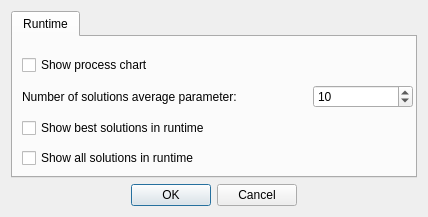
<?xml version="1.0" encoding="UTF-8"?>
<ui version="4.0">
 <class>main_options</class>
 <widget class="QDialog" name="main_options">
  <property name="geometry">
   <rect>
    <x>0</x>
    <y>0</y>
    <width>428</width>
    <height>217</height>
   </rect>
  </property>
  <property name="windowTitle">
   <string>Problem solver options</string>
  </property>
  <layout class="QGridLayout" name="gridLayout">
   <item row="0" column="0">
    <widget class="QTabWidget" name="tabWidget">
     <property name="currentIndex">
      <number>0</number>
     </property>
     <widget class="QWidget" name="runtime_tab">
      <attribute name="title">
       <string>Runtime</string>
      </attribute>
      <widget class="QWidget" name="layoutWidget">
       <property name="geometry">
        <rect>
         <x>9</x>
         <y>14</y>
         <width>391</width>
         <height>121</height>
        </rect>
       </property>
       <layout class="QVBoxLayout" name="verticalLayout">
        <item>
         <widget class="QCheckBox" name="runtime_chart">
          <property name="toolTip">
           <string>&lt;html&gt;&lt;head/&gt;&lt;body&gt;&lt;p&gt;This option turns on a dynamic runtime chart that shows the changing of the solutions costs&lt;/p&gt;&lt;/body&gt;&lt;/html&gt;</string>
          </property>
          <property name="text">
           <string>Show process chart</string>
          </property>
         </widget>
        </item>
        <item>
         <layout class="QHBoxLayout" name="horizontalLayout">
          <property name="sizeConstraint">
           <enum>QLayout::SetFixedSize</enum>
          </property>
          <item>
           <widget class="QLabel" name="avg_solution_label">
            <property name="minimumSize">
             <size>
              <width>0</width>
              <height>0</height>
             </size>
            </property>
            <property name="text">
             <string>Number of solutions average parameter:</string>
            </property>
           </widget>
          </item>
          <item>
           <widget class="QSpinBox" name="avg_solution">
            <property name="maximumSize">
             <size>
              <width>100</width>
              <height>16777215</height>
             </size>
            </property>
            <property name="minimum">
             <number>1</number>
            </property>
            <property name="value">
             <number>10</number>
            </property>
           </widget>
          </item>
         </layout>
        </item>
        <item>
         <widget class="QCheckBox" name="runtime_best">
          <property name="toolTip">
           <string>&lt;html&gt;&lt;head/&gt;&lt;body&gt;&lt;p&gt;You will see each new best solution dynamically&lt;/p&gt;&lt;/body&gt;&lt;/html&gt;</string>
          </property>
          <property name="text">
           <string>Show best solutions in runtime</string>
          </property>
         </widget>
        </item>
        <item>
         <widget class="QCheckBox" name="runtime_solution">
          <property name="toolTip">
           <string>&lt;html&gt;&lt;head/&gt;&lt;body&gt;&lt;p&gt;You will see how solutions are chaning during problem solving. This option may slow down the whole work process&lt;/p&gt;&lt;/body&gt;&lt;/html&gt;</string>
          </property>
          <property name="text">
           <string>Show all solutions in runtime</string>
          </property>
         </widget>
        </item>
       </layout>
      </widget>
     </widget>
    </widget>
   </item>
   <item row="1" column="0">
    <widget class="QDialogButtonBox" name="buttonBox">
     <property name="orientation">
      <enum>Qt::Horizontal</enum>
     </property>
     <property name="standardButtons">
      <set>QDialogButtonBox::Cancel|QDialogButtonBox::Ok</set>
     </property>
     <property name="centerButtons">
      <bool>true</bool>
     </property>
    </widget>
   </item>
  </layout>
 </widget>
 <resources/>
 <connections>
  <connection>
   <sender>buttonBox</sender>
   <signal>accepted()</signal>
   <receiver>main_options</receiver>
   <slot>accept()</slot>
   <hints>
    <hint type="sourcelabel">
     <x>248</x>
     <y>254</y>
    </hint>
    <hint type="destinationlabel">
     <x>157</x>
     <y>274</y>
    </hint>
   </hints>
  </connection>
  <connection>
   <sender>buttonBox</sender>
   <signal>rejected()</signal>
   <receiver>main_options</receiver>
   <slot>reject()</slot>
   <hints>
    <hint type="sourcelabel">
     <x>316</x>
     <y>260</y>
    </hint>
    <hint type="destinationlabel">
     <x>286</x>
     <y>274</y>
    </hint>
   </hints>
  </connection>
 </connections>
</ui>
